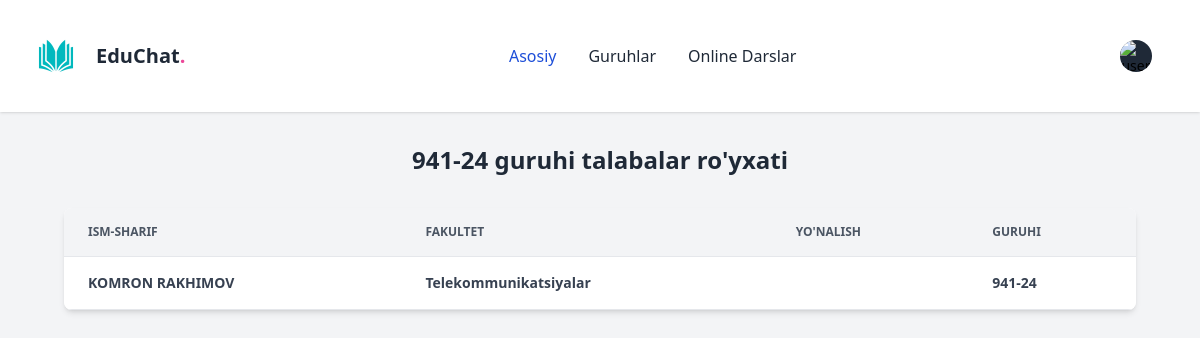
Screenshot of /group/1/students/ with the database file from the repository.
### account/models/student_account.py (models this page shows, shortened)
class Group(models.Model):
    name = models.CharField(max_length=255, unique=True)
    class Meta:
        verbose_name = "Guruh"
        verbose_name_plural = "Guruhlar"

class StudentProfile(models.Model):
    user = models.OneToOneField(User, on_delete=models.CASCADE,
                                limit_choices_to={'userRole': RoleChoices.STUDENT})
    name = models.CharField(max_length=255)
    group = models.ForeignKey(Group, on_delete=models.CASCADE, verbose_name="Guruhi")
    faculty = models.ForeignKey(Faculty, on_delete=models.SET_NULL, null=True, blank=True, verbose_name="Fakulteti")
    speciality = models.ForeignKey(Speciality, on_delete=models.SET_NULL, null=True, blank=True,
                                   verbose_name="Yo'nalishi")
    class Meta:
        verbose_name = "Student"
        verbose_name_plural = "Studentlar"

class Faculty(models.Model):
    name = models.CharField(max_length=255, unique=True)
    class Meta:
        verbose_name = "Fakultet"
        verbose_name_plural = "Fakultetlar"

### account/views/teacher_group.py (the view)
# urls.py: path("group/<int:group_id>/students/", group_students_view, name="group_students"),
def group_students_view(request, group_id):
    group = Group.objects.get(id=group_id)
    students = StudentProfile.objects.filter(group=group)
    return render(request, "account/group_students.html", {
        "group": group,
        "students": students
    })

### account/templates/account/group_students.html (shortened to what this page needs)
{% load static %}
<!DOCTYPE html>
<html lang="en" x-data="{ sidebarOpen: false }">
<head>
    <link rel="stylesheet" href="https://cdnjs.cloudflare.com/ajax/libs/font-awesome/6.5.0/css/all.min.css">
    <script src="https://cdn.tailwindcss.com"></script>
</head>
<body class="bg-gray-100 font-sans">
<nav class="bg-white border-gray-200 shadow">
    <div class="max-w-screen-xl flex flex-wrap items-center justify-between mx-auto p-4">
        <a class="relative flex items-center inline-block h-5 h-full font-black leading-none">
            <img src="/static/images/logo_book.jpg" class="w-20 h-20">
            <span class="text-xl text-gray-800">EduChat<span class="text-pink-500">.</span></span>
        </a>
        <div class="flex items-center md:order-2 space-x-3 md:space-x-0 rtl:space-x-reverse">
            <button type="button"
                    class="flex text-sm bg-gray-800 rounded-full md:me-0 focus:ring-4 focus:ring-gray-300"
                    id="user-menu-button" aria-expanded="false" data-dropdown-toggle="user-dropdown"
                    data-dropdown-placement="bottom">
                <img class="w-8 h-8 rounded-full"
                     src="{% if request.user.avatar %}{{ request.user.avatar.url }}{% else %}/static/images/user_image.jpg{% endif %}"
                     alt="user photo">
            </button>
            <span class="block px-4 py-3 font-bold text-l text-gray-800">
                </span>
        </div>
        <div class="items-center justify-between hidden w-full md:flex md:w-auto md:order-1" id="navbar-user">
            <ul class="flex flex-col font-medium p-4 md:p-0 mt-4 border border-gray-100 rounded-lg bg-white md:space-x-8 rtl:space-x-reverse md:flex-row md:mt-0 md:border-0">
                <li>
                    <a href="{% url 'dashboard' %}"
                       class="block py-2 px-3 text-white bg-blue-700 rounded-sm md:bg-transparent md:text-blue-700 md:p-0"
                       aria-current="page">Asosiy</a>
                </li>
                <li>
                    <a href="{% url 'group_list' %}"
                       class="block py-2 px-3 text-gray-800 hover:bg-gray-100 md:hover:bg-transparent md:hover:text-blue-700 md:p-0">Guruhlar</a>
                </li>
                <li>
                    <a href="{% url 'subject:teacher_live_sessions' %}"
                       class="block py-2 px-3 text-gray-800 hover:bg-gray-100 md:hover:bg-transparent md:hover:text-blue-700 md:p-0">Online
                        Darslar</a>
                </li>
            </ul>
        </div>
    </div>
</nav>
<h1 class="text-2xl font-bold text-gray-800 mt-8 text-center">
    {{ group.name }} guruhi talabalar ro'yxati
</h1>
<div class="overflow-x-auto mt-8 mx-4 md:mx-16 bg-white rounded-lg shadow-md">
    <table class="min-w-full text-sm text-left text-gray-700">
        <thead class="bg-gray-100 text-xs uppercase text-gray-600">
        <tr>
            <th class="px-6 py-4 border-b">Ism-sharif</th>
            <th class="px-6 py-4 border-b">Fakultet</th>
            <th class="px-6 py-4 border-b">Yo'nalish</th>
            <th class="px-6 py-4 border-b">Guruhi</th>
        </tr>
        </thead>
        <tbody>
        {% for student in students %}
        <tr class="bg-white border-b hover:bg-gray-50 transition-colors">
            <td class="px-6 py-4 font-bold">{{ student.name }}</td>
            <td class="px-6 py-4 font-bold">{{ student.faculty.name }}</td>
            <td class="px-6 py-4 font-bold">{{ student.speciality.name }}</td>
            <td class="px-6 py-4 font-bold">{{ student.group.name }}</td>
        </tr>
        {% empty %}
        <tr>
            <td colspan="4" class="px-6 py-4 text-center text-gray-500">
                Bu guruhda talabalar yo'q.
            </td>
        </tr>
        {% endfor %}
        </tbody>
    </table>
</div>
</body>
</html>

### rows the page displays
Group: name "941-24"
StudentProfile: name "KOMRON RAKHIMOV", faculty.name "Telekommunikatsiyalar", group.name "941-24"
